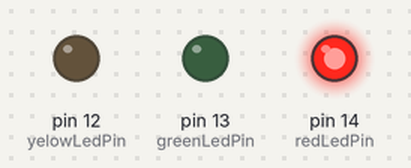
The sketch below on a simulated Arduino Uno, built with avr-gcc and run on an emulated ATmega328P. Parts: output pins drawn as LEDs (lit = HIGH).

Above: at 2.5 s.
At 6.5 s:
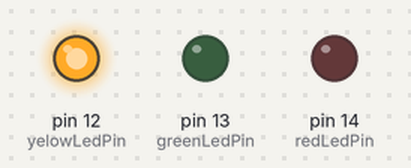
At 11.8 s:
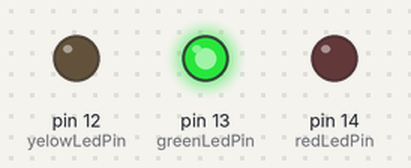
At 17.3 s:
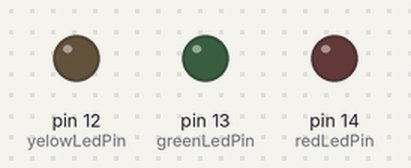
At 23.8 s:
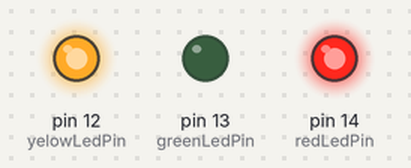
Timing chart, 0 to 24.2 s (numbered marks = the images above):
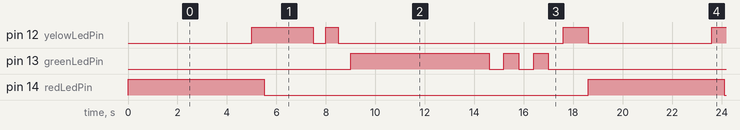

Measured:
- by itself, pin 12 (yelowLedPin): repeats every 18.6 s: LOW 0.50 s, HIGH 0.50 s, LOW 9.1 s, HIGH 1.0 s, LOW 5.0 s, HIGH 2.5 s
- by itself, pin 13 (greenLedPin): repeats every 18.6 s: 2 × (LOW 0.60 s, HIGH 0.60 s), LOW 10.6 s, HIGH 5.6 s
- by itself, pin 14 (redLedPin): alternates HIGH for 5.5 s and LOW for 13.1 s

The sketch:

esp8266-traffic-light.ino
```cpp
/**
 *
 */
const byte redLedPin = 14;
const byte yelowLedPin = 12;
const byte greenLedPin = 13;

/**
 *
 */
void setup() {
  pinMode(redLedPin, OUTPUT);
  pinMode(yelowLedPin, OUTPUT);
  pinMode(greenLedPin, OUTPUT);
}

/**
 *
 */
void loop() {
  // red
  digitalWrite(redLedPin, HIGH);
  delay(5000);

  // yelow
  digitalWrite(yelowLedPin, HIGH);
  delay(500);

  digitalWrite(redLedPin, LOW);
  delay(1500);

  for (byte i = 0; i < 2; i++) {
    digitalWrite(yelowLedPin, HIGH);
    delay(500);

    digitalWrite(yelowLedPin, LOW);
    delay(500);
  }

  // green
  digitalWrite(greenLedPin, HIGH);
  delay(5000);

  for (byte i = 0; i < 3; i++) {
    digitalWrite(greenLedPin, HIGH);
    delay(600);

    digitalWrite(greenLedPin, LOW);
    delay(600);
  }

  // yelow
  digitalWrite(yelowLedPin, HIGH);
  delay(1000);
  digitalWrite(yelowLedPin, LOW);
}
```
